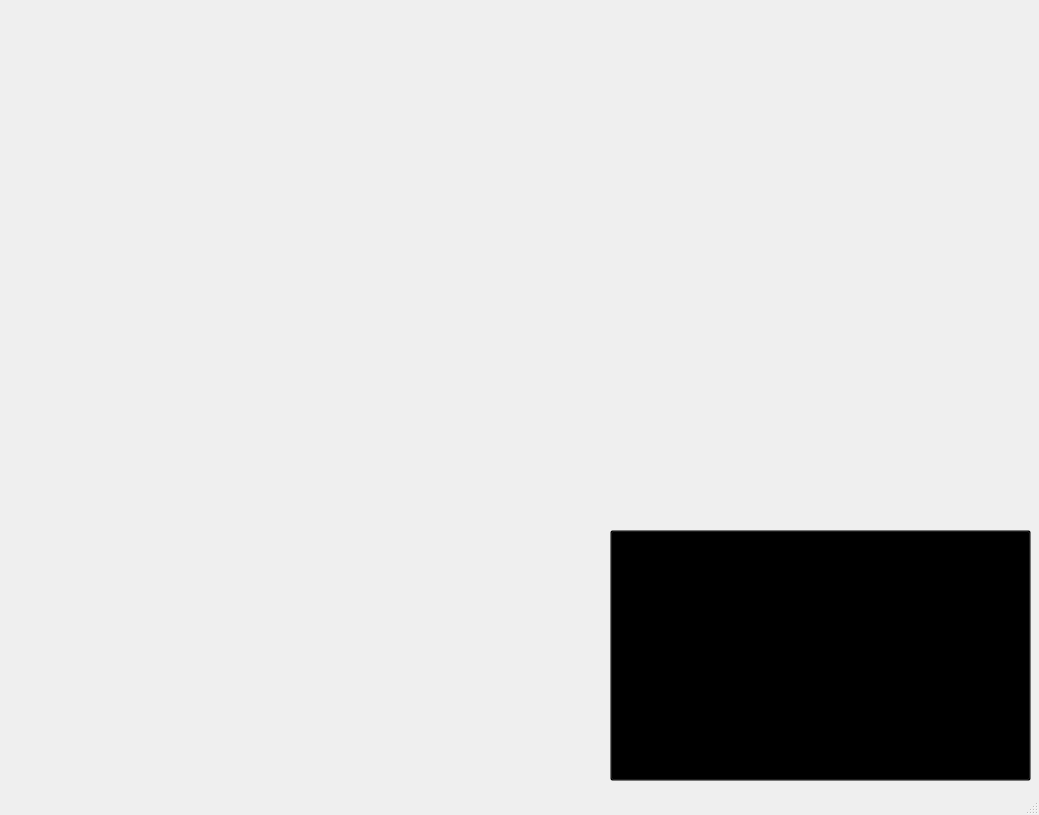
<?xml version="1.0" encoding="UTF-8"?>
<ui version="4.0">
 <class>MainWindow</class>
 <widget class="QMainWindow" name="MainWindow">
  <property name="geometry">
   <rect>
    <x>0</x>
    <y>0</y>
    <width>1039</width>
    <height>815</height>
   </rect>
  </property>
  <property name="windowTitle">
   <string>MainWindow</string>
  </property>
  <widget class="QWidget" name="centralwidget">
   <widget class="QLabel" name="label">
    <property name="geometry">
     <rect>
      <x>-580</x>
      <y>-170</y>
      <width>1631</width>
      <height>971</height>
     </rect>
    </property>
    <property name="text">
     <string/>
    </property>
    <property name="pixmap">
     <pixmap resource="../telasa.qrc">:/telas/8 correndo.jpg</pixmap>
    </property>
   </widget>
   <widget class="QPushButton" name="oitaumButton">
    <property name="geometry">
     <rect>
      <x>610</x>
      <y>530</y>
      <width>421</width>
      <height>251</height>
     </rect>
    </property>
    <property name="styleSheet">
     <string notr="true">background-color: rgba(0,0,0,0);</string>
    </property>
    <property name="text">
     <string/>
    </property>
   </widget>
  </widget>
  <widget class="QMenuBar" name="menubar">
   <property name="geometry">
    <rect>
     <x>0</x>
     <y>0</y>
     <width>1039</width>
     <height>21</height>
    </rect>
   </property>
  </widget>
  <widget class="QStatusBar" name="statusbar"/>
 </widget>
 <resources>
  <include location="../telasa.qrc"/>
 </resources>
 <connections/>
</ui>
